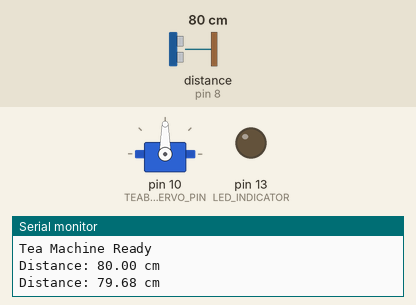
Recording of a sketch running on a simulated Arduino Uno, built with avr-gcc and run on an emulated ATmega328P. Shown: servo, output pins drawn as LEDs (lit = HIGH), the last lines printed to the serial monitor. Wiring (inferred from the names in the program): ultrasonic range finder: trigger pin 9; echo pin 8. Inputs (shaded band) come from the test bench; at power-on: distance to the obstacle (sensor on pin 8) 80 cm. The echo pulse lasts 58.3 µs per cm; pins used as bus, display or sensor lines are not drawn.

Above: at 1.8 s.
1.9 s: distance to the obstacle (sensor on pin 8) set to 23 cm
3.7 s: distance to the obstacle (sensor on pin 8) set to 18 cm
At 5.7 s:
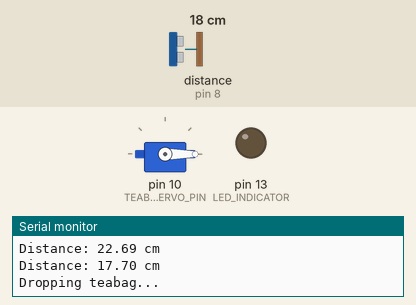
7.8 s: distance to the obstacle (sensor on pin 8) set to 35 cm
At 8.9 s:
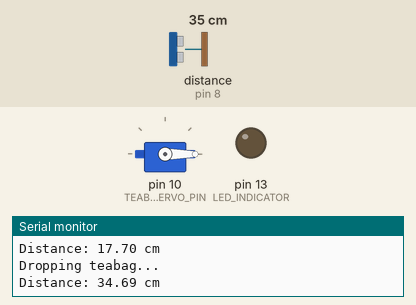
Timing chart, 0 to 10.8 s (numbered marks = the images above; inputs shaded):
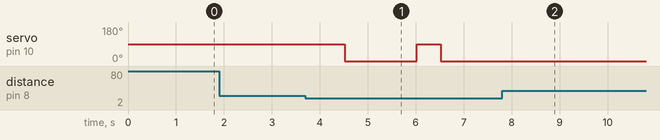

The sketch:

MyProject.ino
```cpp
// Define sensor pins and Servo:
#define TRIG_PIN 9
#define ECHO_PIN 8
#include <Servo.h>

// Servo motor for pushing the teabag
// Assume servo motor is connected to pin 10 on the Arduino board
Servo teabagServo;
const int TEABAG_SERVO_PIN = 10;

// Define button and LED indicators
// Assume the button is connected to pin 4 and LED is connected to pin 13 on the Arduino board
// LED turns ON when the machine is operating and turns OFF when it's idle
const int LED_INDICATOR = 13;

// Define the speed of sound in cm/us (microseconds)
const float speedOfSoundInCmPerUs = 0.0343;

void setup() {
  // Initialize Serial communication:
  Serial.begin(9600);

  // Initialize the TRIG_PIN as an output and the ECHO_PIN as an input:
  pinMode(TRIG_PIN, OUTPUT);
  pinMode(ECHO_PIN, INPUT);

  // Attach servo motor
  teabagServo.attach(TEABAG_SERVO_PIN);

  // Set LED as output
  pinMode(LED_INDICATOR, OUTPUT);

  Serial.println("Tea Machine Ready");
}

void loop() {
  // Check for a cup using ultrasonic sensor
  float distance = getDistance();

  // Print the distance:
  Serial.print("Distance: ");
  Serial.print(distance);
  Serial.println(" cm");

  if (distance < 20) {
    dropTeabag();
  }

  delay(1000);
}

// Function to get distance from ultrasonic sensor
// Detects if a cup is placed under the teabag dispenser
float getDistance() {
  // Clear the TRIG_PIN by setting it LOW:
  digitalWrite(TRIG_PIN, LOW);
  delayMicroseconds(5);

  // Trigger the sensor by setting the TRIG_PIN high for 10 microseconds:
  digitalWrite(TRIG_PIN, HIGH);
  delayMicroseconds(10);
  digitalWrite(TRIG_PIN, LOW);

  // Read the time it takes for the echo to return to the sensor:
  long duration = pulseIn(ECHO_PIN, HIGH);
  return duration * speedOfSoundInCmPerUs / 2;
}

// Function to push the teabag using a servo motor (motor returns to its initial position afterwards)
void dropTeabag() {
  Serial.println("Dropping teabag...");

  // Rotate the servo to push the teabag
  teabagServo.write(90); // Move to push position
  delay(500); // Adding a delay for smooth transition

  // Return to original position
  teabagServo.write(0);
  delay(500);
}
```

Measured:
- the behaviour switches between 21 and 20 cm on distance to the obstacle (sensor on pin 8) (found by bisection; images 0 and 1)
- after the input at 3.7 s, servo on pin 10 (TEABAG_SERVO_PIN): 90° → 0° after 0.82 s, → 90° 1.5 s later, → 0° 0.50 s later
- after the input at 7.8 s, servo on pin 10 (TEABAG_SERVO_PIN): stops changing and stays 0°
